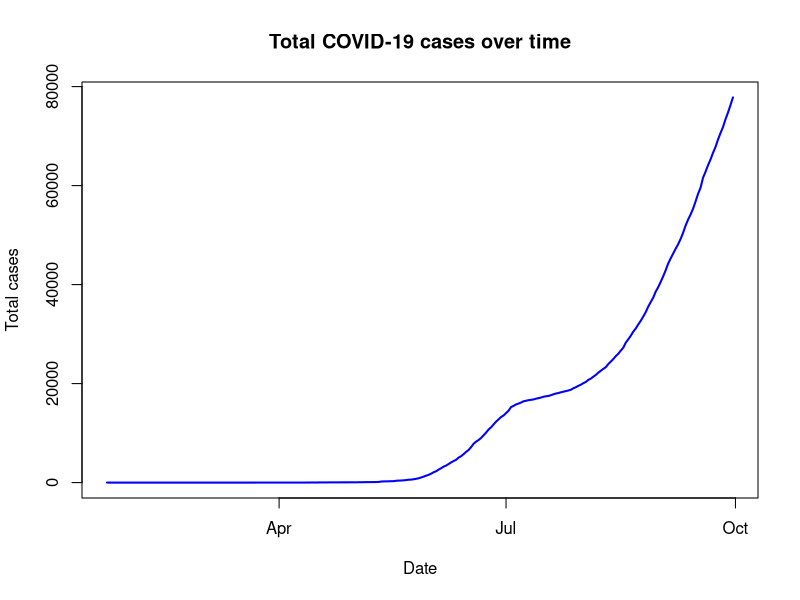
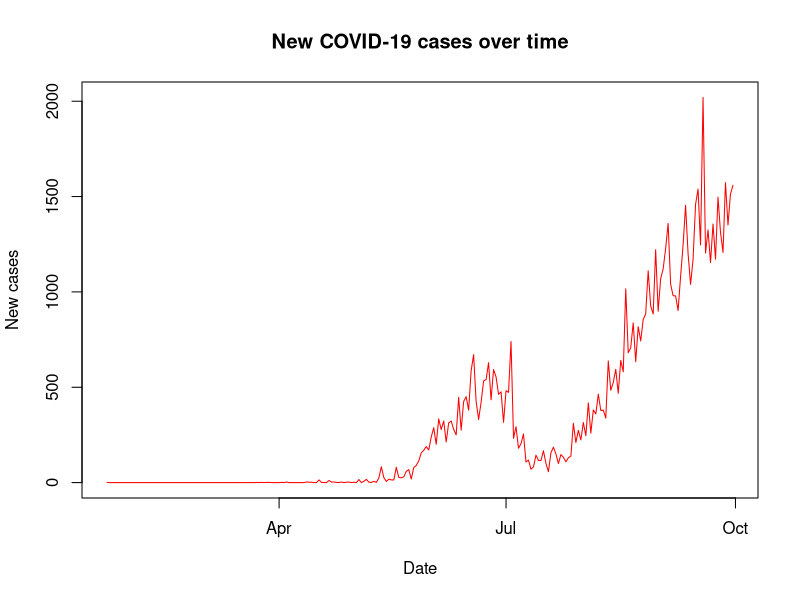
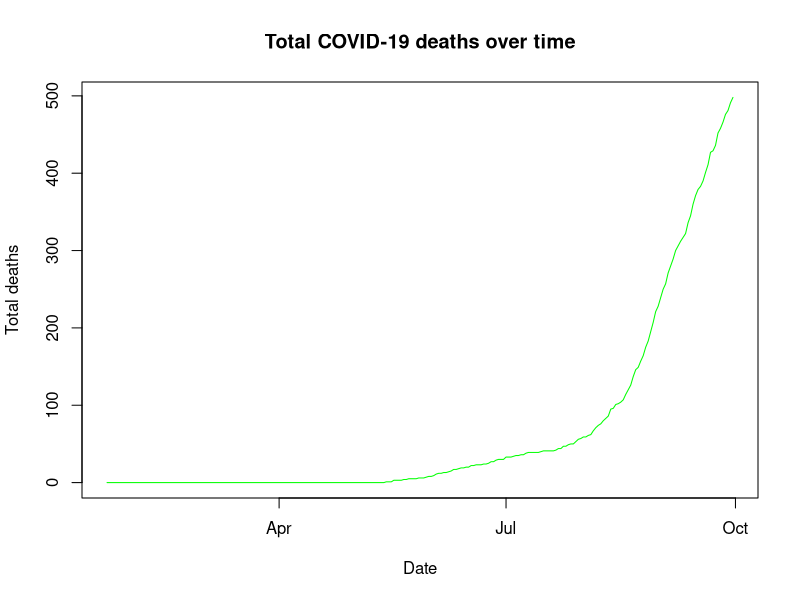
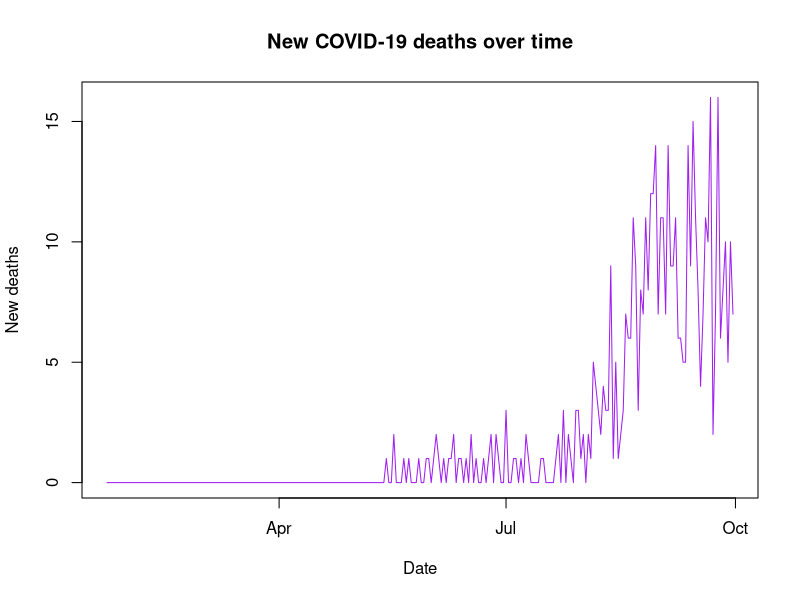

Write the R code that produced these figures, in order.
## ---- chunk 1
knitr::opts_chunk$set(echo = TRUE)
## ---- chunk 2
# load the csv as data frame
covnep_252days <- read.csv("covnep_252days.csv")
## ---- chunk 3
# Display the first few rows of the data frame
head(covnep_252days)
## ---- chunk 4
# Check the structure of the data frame
str(covnep_252days)

## ---- chunk 5
# Convert the date variable to Date type
covnep_252days$date2 <- as.Date(covnep_252days$date, format = "%m/%d/%Y")

head(covnep_252days)
## ---- chunk 6
# check the structure of the data frame again
str(covnep_252days)
## ---- chunk 7
Sys.setlocale("LC_TIME", "en_US.UTF-8")  # set locale to english 

plot(
    covnep_252days$date2, 
    covnep_252days$totalCases, 
    type="l",
    col="blue",
    lwd=2,
    xlab="Date", 
    ylab="Total cases", 
    main="Total COVID-19 cases over time",
)

## ---- chunk 8
plot(
    covnep_252days$date2, 
    covnep_252days$newCases, 
    type="l",
    col="red",
    lwd=1,
    xlab="Date", 
    ylab="New cases", 
    main="New COVID-19 cases over time",
)
## ---- chunk 9
plot(
    covnep_252days$date2, 
    covnep_252days$totalDeaths, 
    type="l",
    col="green",
    lwd=1,
    xlab="Date", 
    ylab="Total deaths", 
    main="Total COVID-19 deaths over time",
)
## ---- chunk 10
plot(
    covnep_252days$date2, 
    covnep_252days$newDeaths, 
    type="l",
    col="purple",
    lwd=1,
    xlab="Date", 
    ylab="New deaths", 
    main="New COVID-19 deaths over time",
)
## ---- chunk 11
summary_measures <- sapply(covnep_252days[, c("totalCases", "newCases", "totalRecoveries", "newRecoveries", "totalDeaths", "newDeaths")], function(x) {
  c(
    mean = mean(x, na.rm = TRUE),
    median = median(x, na.rm = TRUE),
    sd = sd(x, na.rm = TRUE),
    min = min(x, na.rm = TRUE),
    max = max(x, na.rm = TRUE)
  )
})

summary_measures
## ---- chunk 12
library(readxl)
MR_Drugs <- read_excel("MR_Drugs.xlsx")

head(MR_Drugs)
## ---- chunk 13
# income columns
drugs_data <- MR_Drugs[, c("inco1", "inco2", "inco3", "inco4", "inco5", "inco6", "inco7")]
# get sum of every column
colSums(drugs_data)
## ---- chunk 14
# total sum of all columns
total_sum <- sum(colSums(drugs_data))
total_sum
## ---- chunk 15
# get percentage of each column across whole data
each_column_percentage_on_all_data <- round(as.numeric(colSums(drugs_data) / total_sum * 100), 1)
each_column_percentage_on_all_data
## ---- chunk 16
# get percentage of each column across whole data
round(as.numeric(colSums(!is.na(drugs_data)) / total_sum * 100), 1)
## ---- chunk 17
# column names
names(drugs_data)
## ---- chunk 18
colSums(!is.na(drugs_data))
## ---- chunk 19
levels <- c(names(drugs_data))
levels
## ---- chunk 20
income_frequencies <- data.frame(
  levels = c(names(drugs_data)),
  N = colSums(drugs_data),
  Percent = round(as.numeric(colSums(drugs_data) / (total_sum) * 100), 1),
  Percent_of_cases = round(as.numeric(colSums(drugs_data) / colSums(!is.na(drugs_data)) * 100), 1)
)

income_frequencies
## ---- chunk 21

row.names(income_frequencies) <- NULL
total <- c(
  "Total",
  sum(as.numeric(income_frequencies$N)),
  sum(as.numeric(income_frequencies$Percent)),
  sum(as.numeric(income_frequencies$Percent_of_cases))
)
income_frequencies <- rbind(income_frequencies, total)
income_frequencies
